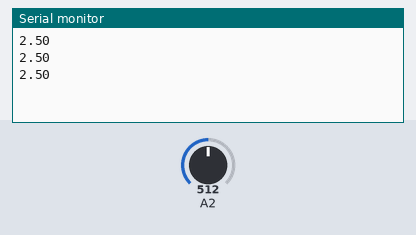
A sketch run on a simulated Arduino Uno, built with avr-gcc and run on an emulated ATmega328P. Shown: the last lines printed to the serial monitor. The inputs (shaded band) are chosen by the test bench; at power-on: A2 = 512.

Above: at 1.3 s.
1.4 s: A2 set to 716
At 1.9 s:
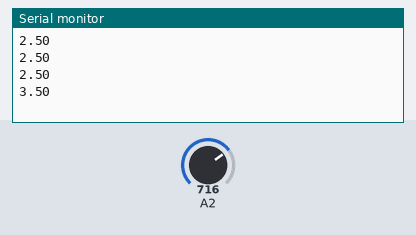
2.9 s: A2 set to 900
At 3.4 s:
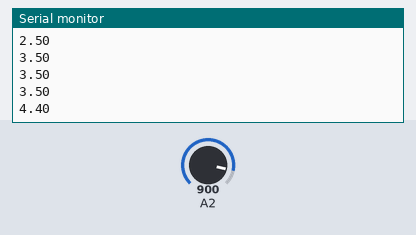
Timing chart, 0 to 5.9 s (numbered marks = the images above; inputs shaded):
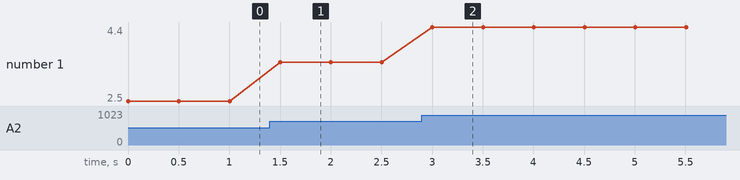

Measured:
- after the input at 1.4 s, the serial monitor: prints a new line after 0.10 s (image 1)
- after the input at 2.9 s, the serial monitor: prints a new line after 0.10 s (image 2)
- plotted number 1: 2.5 → 3.5 after the input at 1.4 s, 3.5 → 4.4 after the input at 2.9 s

The sketch:

sketch_potentiometer.ino
```cpp
int readval;
float value2;
void setup() {
  // Set the RGB LED pins as OUTPUT
  Serial.begin(9600);
}

void loop() {
  readval=analogRead(A2);
  value2=(5./1023.)*readval;
  Serial.println(value2);
  delay(500);

}
```
